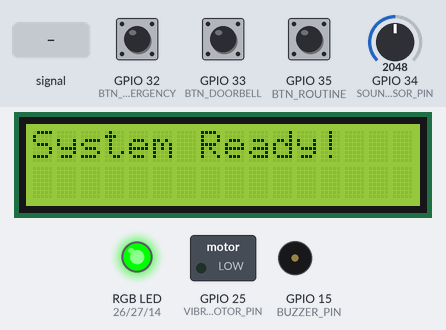
This sketch was run on a simulated ESP32. Shown: 16×2 character LCD, switched loads named in the sketch (green lamp = pin HIGH), an RGB LED mixed from three pins (HIGH = lit), buzzer (waves = sounding). Dashed ring = blinking. Inputs (shaded band) come from the test bench; at power-on: GPIO 35 (BTN_ROUTINE) HIGH, GPIO 34 (SOUND_SENSOR_PIN) = 2048, GPIO 32 (BTN_EMERGENCY) HIGH, GPIO 33 (BTN_DOORBELL) HIGH. WiFi joins after 1.5 s; servers stay silent unless stated; what the sketch prints to the serial monitor is not drawn.

Above: at 5.0 s.
At 7.1 s:
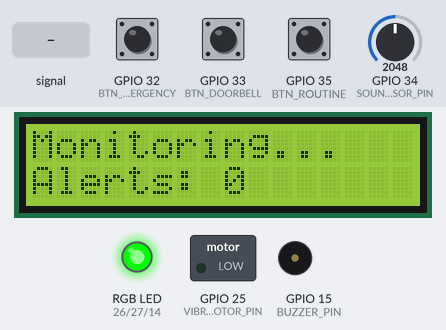
7.2 s: GPIO 34 (SOUND_SENSOR_PIN) fed a 200 Hz sine of ±1842 counts around its level
At 9.4 s:
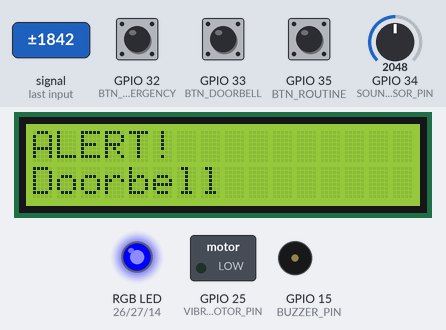
10.1 s: GPIO 35 (BTN_ROUTINE) pulled LOW for 3.2 s
At 13.6 s:
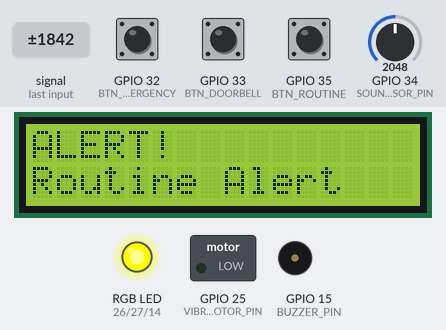
16.3 s: GPIO 34 (SOUND_SENSOR_PIN) set to 3540
19.3 s: GPIO 32 (BTN_EMERGENCY) pulled LOW for 1 s
23.3 s: GPIO 33 (BTN_DOORBELL) pulled LOW for 3.2 s
At 25.27 s:
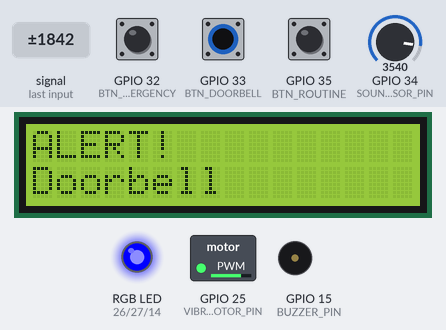
28.0 s: GPIO 34 (SOUND_SENSOR_PIN) set to 3466
At 30.62 s:
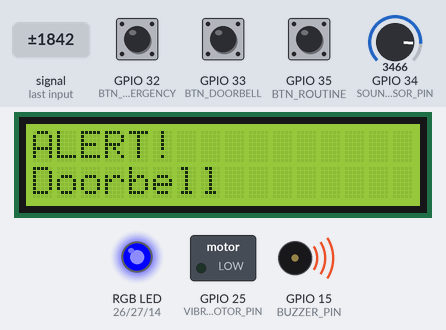
Timing chart, 0 to 32.0 s (numbered marks = the images above; inputs shaded):
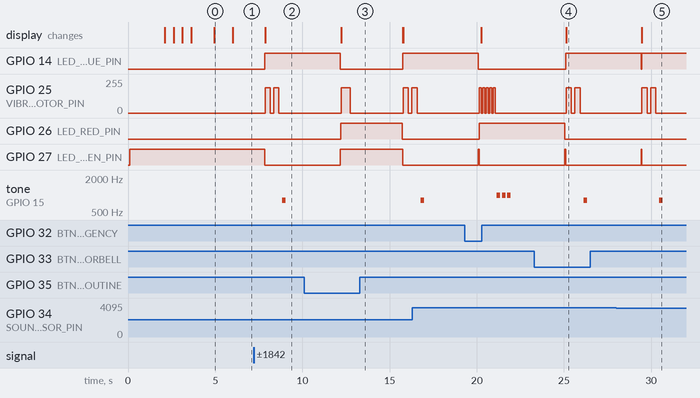

Measured:
- the behaviour switches between 3501 and 3500 on GPIO 34 (SOUND_SENSOR_PIN) (found by bisection; images 4 and 5)
- after the input at 7.2 s, GPIO 14 (LED_BLUE_PIN): LOW → HIGH after 0.64 s; GPIO 25 (VIBRATION_MOTOR_PIN): alternates 191/255 for 0.30 s and 0/255 for 0.20 s, 4 changes in all, then stays 0/255, starting after 0.66 s
- after the input at 10.1 s, tone on GPIO 15 (BUZZER_PIN): stops changing and stays silent; the display: changes after 2.1 s (image 3)
- after the input at 23.3 s, GPIO 14 (LED_BLUE_PIN): LOW → HIGH after 1.8 s; GPIO 25 (VIBRATION_MOTOR_PIN): 191/255 → 0/255 after 2.1 s, → 191/255 0.20 s later, → 0/255 0.30 s later; GPIO 26 (LED_RED_PIN): goes on until 25.1 s, then stays LOW; the display: changes after 1.8 s (image 4)
- after the input at 28.0 s, GPIO 25 (VIBRATION_MOTOR_PIN): 191/255 → 0/255 after 1.8 s, → 191/255 0.20 s later, → 0/255 0.30 s later; GPIO 26 (LED_RED_PIN): stays LOW (without the input it goes to HIGH after 1.5 s)
- what the display in image 0 shows lasts 1.0 s, from 5.0 s to 6.0 s

The sketch:

auralink.ino
```cpp
/*
 * VibeAlert - Smart Alert System for Deaf/Hard of Hearing
 * Simulation Version with Blynk Integration
 *
 * IMPORTANT: In Wokwi, save this file as "sketch.ino" NOT "main.c"
 *
 * Features:
 * - 3 Sound Classification (Emergency, Doorbell, Routine)
 * - Haptic Feedback via Vibration Motor
 * - Visual Alerts via LCD Display
 * - Blynk Mobile App Integration
 * - LED Indicators
 *
 * Hardware Components (Simulated):
 * - ESP32 Dev Board
 * - Sound Sensor (simulated with potentiometer)
 * - Vibration Motor
 * - 16x2 LCD Display (I2C)
 * - RGB LED
 * - Push Buttons (for testing different sounds)
 */

// ==================== BLYNK CREDENTIALS (MUST BE FIRST) ====================
#define BLYNK_TEMPLATE_ID "TMPL3wgj2bqze"
#define BLYNK_TEMPLATE_NAME "VibeAlert"
#define BLYNK_AUTH_TOKEN "ImyGZ-WplRAWottFBLFsIOeIYpU2D3Nr"

// ==================== LIBRARIES ====================
#include <Wire.h>
#include <LiquidCrystal_I2C.h>
#include <WiFi.h>
#include <BlynkSimpleEsp32.h>

// WiFi credentials
char ssid[] = "Wokwi-GUEST";     // For Wokwi simulation
char pass[] = "";                 // No password for Wokwi

// ==================== PIN DEFINITIONS ====================
// Sound Sensor (simulated with potentiometer)
#define SOUND_SENSOR_PIN 34       // ADC1 pin for analog input

// Vibration Motor
#define VIBRATION_MOTOR_PIN 25    // PWM capable pin

// RGB LED Pins
#define LED_RED_PIN 26
#define LED_GREEN_PIN 27
#define LED_BLUE_PIN 14

// Button Inputs (for simulating different sounds)
#define BTN_EMERGENCY 32          // Simulate emergency sound
#define BTN_DOORBELL 33           // Simulate doorbell
#define BTN_ROUTINE 35            // Simulate routine alert

// Buzzer (optional for testing)
#define BUZZER_PIN 15

// ==================== LCD CONFIGURATION ====================
LiquidCrystal_I2C lcd(0x27, 16, 2);  // I2C address 0x27, 16x2 display

// ==================== BLYNK VIRTUAL PINS ====================
#define VPIN_ALERT_STATUS V0      // Alert status display
#define VPIN_SOUND_LEVEL V1       // Sound level gauge
#define VPIN_LAST_ALERT V2        // Last alert type
#define VPIN_EMERGENCY_LED V3     // Emergency indicator LED
#define VPIN_SYSTEM_STATUS V4     // System status
#define VPIN_SENSITIVITY V5       // Sensitivity slider
#define VPIN_VIBRATION_STRENGTH V6 // Vibration strength slider
#define VPIN_MANUAL_TEST V7       // Manual test button
#define VPIN_ALERT_COUNT V8

// ==================== SOUND CLASSIFICATION ====================
enum SoundClass {
  NONE = 0,
  EMERGENCY = 1,      // Smoke alarm, CO detector, glass breaking
  DOORBELL = 2,       // Doorbell, phone ring
  ROUTINE = 3         // Microwave, timer, water boiling
};

// Threshold values for classification
#define THRESHOLD_LOW 1500
#define THRESHOLD_MED 2500
#define THRESHOLD_HIGH 3500

// ==================== GLOBAL VARIABLES ====================
int soundLevel = 0;
SoundClass currentSound = NONE;
String lastAlertType = "None";
int alertCount = 0;
unsigned long lastAlertTime = 0;
bool isAlerting = false;

// User adjustable settings
int sensitivity = 50;           // 0-100%
int vibrationStrength = 75;     // 0-100%

// Haptic patterns (duration in ms)
struct HapticPattern {
  int onTime;
  int offTime;
  int repeats;
};

HapticPattern emergencyPattern = {100, 100, 5};   // Fast SOS
HapticPattern doorbellPattern = {300, 200, 2};    // Friendly double
HapticPattern routinePattern = {500, 0, 1};       // Single long

// ==================== TIMER FOR BLYNK ====================
BlynkTimer timer;

// ==================== SETUP FUNCTION ====================
void setup() {
  Serial.begin(115200);
  Serial.println("\n=== VibeAlert System Starting ===");

  // Initialize pins
  pinMode(SOUND_SENSOR_PIN, INPUT);
  pinMode(VIBRATION_MOTOR_PIN, OUTPUT);
  pinMode(LED_RED_PIN, OUTPUT);
  pinMode(LED_GREEN_PIN, OUTPUT);
  pinMode(LED_BLUE_PIN, OUTPUT);
  pinMode(BTN_EMERGENCY, INPUT_PULLUP);
  pinMode(BTN_DOORBELL, INPUT_PULLUP);
  pinMode(BTN_ROUTINE, INPUT_PULLUP);
  pinMode(BUZZER_PIN, OUTPUT);

  // Initialize LCD
  lcd.init();
  lcd.backlight();
  lcd.clear();
  lcd.setCursor(0, 0);
  lcd.print("VibeAlert v1.0");
  lcd.setCursor(0, 1);
  lcd.print("Initializing...");

  // Set initial LED state (green = ready)
  setRGBColor(0, 255, 0);

  delay(2000);

  // Connect to WiFi
  lcd.clear();
  lcd.setCursor(0, 0);
  lcd.print("Connecting WiFi");
  Serial.println("Connecting to WiFi...");

  WiFi.begin(ssid, pass);
  int wifiAttempts = 0;
  while (WiFi.status() != WL_CONNECTED && wifiAttempts < 20) {
    delay(500);
    Serial.print(".");
    lcd.setCursor(wifiAttempts % 16, 1);
    lcd.print(".");
    wifiAttempts++;
  }

  if (WiFi.status() == WL_CONNECTED) {
    Serial.println("\nWiFi Connected!");
    Serial.print("IP: ");
    Serial.println(WiFi.localIP());

    // Connect to Blynk
    lcd.clear();
    lcd.setCursor(0, 0);
    lcd.print("Connecting Blynk");

    Blynk.config(BLYNK_AUTH_TOKEN);
    Blynk.connect();

    delay(1000);
  }

  // Setup timers
  timer.setInterval(1000L, sendSensorData);    // Send data every 1 sec
  timer.setInterval(100L, checkSoundInput);     // Check sound every 100ms

  // Final setup
  lcd.clear();
  lcd.setCursor(0, 0);
  lcd.print("System Ready!");
  setRGBColor(0, 255, 0);  // Green = ready
  delay(1000);

  lcd.clear();
  lcd.setCursor(0, 0);
  lcd.print("Monitoring...");

  Serial.println("=== System Ready ===");
}

// ==================== MAIN LOOP ====================
void loop() {
  Blynk.run();
  timer.run();

  // Check manual button inputs
  checkButtonInputs();

  // Update display if not alerting
  if (!isAlerting) {
    updateIdleDisplay();
  }
}

// ==================== SOUND INPUT CHECKING ====================
void checkSoundInput() {
  // Read analog sound level
  soundLevel = analogRead(SOUND_SENSOR_PIN);

  // Apply sensitivity adjustment
  int adjustedThreshold = map(sensitivity, 0, 100, THRESHOLD_HIGH, THRESHOLD_LOW);

  // Classify sound based on level
  if (soundLevel > adjustedThreshold) {
    if (soundLevel > THRESHOLD_HIGH) {
      currentSound = EMERGENCY;
    } else if (soundLevel > THRESHOLD_MED) {
      currentSound = DOORBELL;
    } else if (soundLevel > THRESHOLD_LOW) {
      currentSound = ROUTINE;
    }

    // Trigger alert if new sound detected
    if (currentSound != NONE && !isAlerting) {
      triggerAlert(currentSound);
    }
  }
}

// ==================== BUTTON INPUT CHECKING ====================
void checkButtonInputs() {
  // Emergency button
  if (digitalRead(BTN_EMERGENCY) == LOW) {
    delay(50); // Debounce
    if (digitalRead(BTN_EMERGENCY) == LOW) {
      Serial.println("Emergency button pressed!");
      triggerAlert(EMERGENCY);
      while(digitalRead(BTN_EMERGENCY) == LOW); // Wait for release
    }
  }

  // Doorbell button
  if (digitalRead(BTN_DOORBELL) == LOW) {
    delay(50);
    if (digitalRead(BTN_DOORBELL) == LOW) {
      Serial.println("Doorbell button pressed!");
      triggerAlert(DOORBELL);
      while(digitalRead(BTN_DOORBELL) == LOW);
    }
  }

  // Routine button
  if (digitalRead(BTN_ROUTINE) == LOW) {
    delay(50);
    if (digitalRead(BTN_ROUTINE) == LOW) {
      Serial.println("Routine button pressed!");
      triggerAlert(ROUTINE);
      while(digitalRead(BTN_ROUTINE) == LOW);
    }
  }
}

// ==================== ALERT TRIGGERING ====================
void triggerAlert(SoundClass sound) {
  isAlerting = true;
  alertCount++;
  lastAlertTime = millis();

  String alertType;
  HapticPattern pattern;

  // Set alert parameters based on sound class
  switch(sound) {
    case EMERGENCY:
      alertType = "EMERGENCY!";
      pattern = emergencyPattern;
      setRGBColor(255, 0, 0);  // Red
      lastAlertType = "Emergency";
      Blynk.virtualWrite(VPIN_EMERGENCY_LED, 255);
      Blynk.logEvent("emergency_alert", "Emergency sound detected!");
      break;

    case DOORBELL:
      alertType = "Doorbell";
      pattern = doorbellPattern;
      setRGBColor(0, 0, 255);  // Blue
      lastAlertType = "Doorbell";
      Blynk.virtualWrite(VPIN_EMERGENCY_LED, 0);
      Blynk.logEvent("doorbell_alert", "Someone at the door!");
      break;

    case ROUTINE:
      alertType = "Routine Alert";
      pattern = routinePattern;
      setRGBColor(255, 255, 0);  // Yellow
      lastAlertType = "Routine";
      Blynk.virtualWrite(VPIN_EMERGENCY_LED, 0);
      break;

    default:
      isAlerting = false;
      return;
  }

  // Update LCD
  lcd.clear();
  lcd.setCursor(0, 0);
  lcd.print("ALERT!");
  lcd.setCursor(0, 1);
  lcd.print(alertType);

  // Send to Blynk
  Blynk.virtualWrite(VPIN_ALERT_STATUS, alertType);
  Blynk.virtualWrite(VPIN_LAST_ALERT, alertType);
  Blynk.virtualWrite(VPIN_ALERT_COUNT, alertCount);

  // Execute haptic pattern
  executeHapticPattern(pattern);

  // Play buzzer pattern (optional)
  playBuzzerPattern(sound);

  Serial.println("Alert triggered: " + alertType);
  Serial.println("Alert count: " + String(alertCount));

  // Keep alert display for 3 seconds
  delay(3000);

  // Return to normal state
  setRGBColor(0, 255, 0);  // Green
  Blynk.virtualWrite(VPIN_EMERGENCY_LED, 0);
  isAlerting = false;
  currentSound = NONE;
}

// ==================== HAPTIC PATTERN EXECUTION ====================
void executeHapticPattern(HapticPattern pattern) {
  int strength = map(vibrationStrength, 0, 100, 0, 255);

  for (int i = 0; i < pattern.repeats; i++) {
    // Motor ON
    analogWrite(VIBRATION_MOTOR_PIN, strength);
    delay(pattern.onTime);

    // Motor OFF
    analogWrite(VIBRATION_MOTOR_PIN, 0);
    if (pattern.offTime > 0) {
      delay(pattern.offTime);
    }
  }

  // Ensure motor is off
  analogWrite(VIBRATION_MOTOR_PIN, 0);
}

// ==================== BUZZER PATTERN ====================
void playBuzzerPattern(SoundClass sound) {
  switch(sound) {
    case EMERGENCY:
      for (int i = 0; i < 3; i++) {
        tone(BUZZER_PIN, 1000, 200);
        delay(300);
      }
      break;

    case DOORBELL:
      tone(BUZZER_PIN, 800, 200);
      delay(300);
      tone(BUZZER_PIN, 800, 200);
      break;

    case ROUTINE:
      tone(BUZZER_PIN, 600, 500);
      break;
  }
  noTone(BUZZER_PIN);
}

// ==================== RGB LED CONTROL ====================
void setRGBColor(int red, int green, int blue) {
  analogWrite(LED_RED_PIN, red);
  analogWrite(LED_GREEN_PIN, green);
  analogWrite(LED_BLUE_PIN, blue);
}

// ==================== IDLE DISPLAY UPDATE ====================
void updateIdleDisplay() {
  static unsigned long lastUpdate = 0;
  if (millis() - lastUpdate > 2000) {  // Update every 2 seconds
    lcd.setCursor(0, 0);
    lcd.print("Monitoring...   ");
    lcd.setCursor(0, 1);
    lcd.print("Alerts: ");
    lcd.print(alertCount);
    lcd.print("       ");
    lastUpdate = millis();
  }
}

// ==================== SEND SENSOR DATA TO BLYNK ====================
void sendSensorData() {
  Blynk.virtualWrite(VPIN_SOUND_LEVEL, map(soundLevel, 0, 4095, 0, 100));
  Blynk.virtualWrite(VPIN_SYSTEM_STATUS, "Online");

  if (WiFi.status() == WL_CONNECTED) {
    Blynk.virtualWrite(VPIN_SYSTEM_STATUS, "Connected");
  }
}

// ==================== BLYNK INPUT HANDLERS ====================

// Sensitivity slider
BLYNK_WRITE(VPIN_SENSITIVITY) {
  sensitivity = param.asInt();
  Serial.println("Sensitivity set to: " + String(sensitivity) + "%");
  lcd.clear();
  lcd.setCursor(0, 0);
  lcd.print("Sensitivity:");
  lcd.setCursor(0, 1);
  lcd.print(String(sensitivity) + "%");
  delay(1500);
}

// Vibration strength slider
BLYNK_WRITE(VPIN_VIBRATION_STRENGTH) {
  vibrationStrength = param.asInt();
  Serial.println("Vibration strength set to: " + String(vibrationStrength) + "%");
  lcd.clear();
  lcd.setCursor(0, 0);
  lcd.print("Vibration:");
  lcd.setCursor(0, 1);
  lcd.print(String(vibrationStrength) + "%");
  delay(1500);
}

// Manual test button
BLYNK_WRITE(VPIN_MANUAL_TEST) {
  int buttonState = param.asInt();
  if (buttonState == 1) {
    Serial.println("Manual test triggered from Blynk");
    triggerAlert(DOORBELL);
  }
}

// ==================== BLYNK CONNECTED ====================
BLYNK_CONNECTED() {
  Serial.println("Blynk connected!");
  Blynk.syncAll();  // Sync all virtual pins
  Blynk.virtualWrite(VPIN_SYSTEM_STATUS, "Connected");
  Blynk.virtualWrite(VPIN_ALERT_COUNT, alertCount);
}
```
